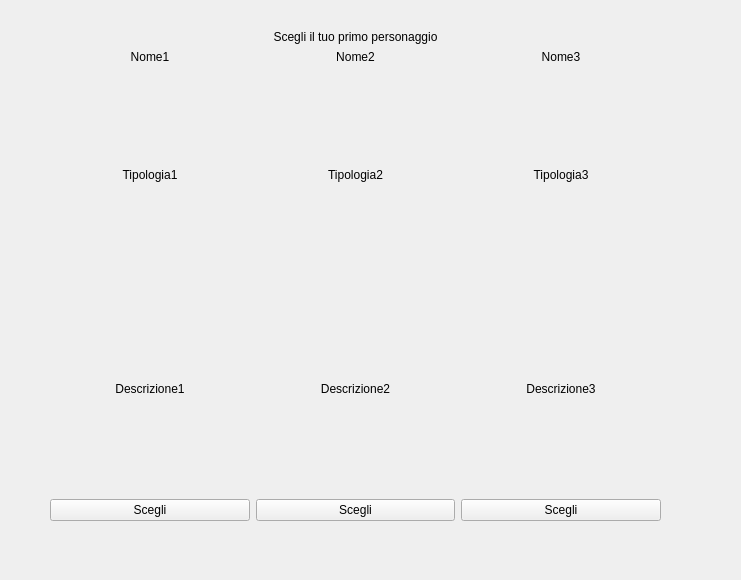
<?xml version="1.0" encoding="UTF-8"?>
<ui version="4.0">
 <class>chooseCharacter</class>
 <widget class="QWidget" name="chooseCharacter">
  <property name="windowModality">
   <enum>Qt::NonModal</enum>
  </property>
  <property name="geometry">
   <rect>
    <x>0</x>
    <y>0</y>
    <width>741</width>
    <height>580</height>
   </rect>
  </property>
  <property name="windowTitle">
   <string>Form</string>
  </property>
  <widget class="QWidget" name="gridLayoutWidget">
   <property name="geometry">
    <rect>
     <x>50</x>
     <y>30</y>
     <width>611</width>
     <height>531</height>
    </rect>
   </property>
   <layout class="QGridLayout" name="gridLayout">
    <item row="0" column="1">
     <layout class="QVBoxLayout" name="verticalLayout">
      <item>
       <widget class="QLabel" name="label">
        <property name="sizePolicy">
         <sizepolicy hsizetype="Preferred" vsizetype="Fixed">
          <horstretch>0</horstretch>
          <verstretch>0</verstretch>
         </sizepolicy>
        </property>
        <property name="text">
         <string>Scegli il tuo primo personaggio</string>
        </property>
        <property name="alignment">
         <set>Qt::AlignCenter</set>
        </property>
       </widget>
      </item>
      <item>
       <layout class="QHBoxLayout" name="horizontalLayout">
        <item>
         <layout class="QVBoxLayout" name="verticalLayout_2">
          <item>
           <widget class="QLabel" name="label_3">
            <property name="sizePolicy">
             <sizepolicy hsizetype="Preferred" vsizetype="Fixed">
              <horstretch>0</horstretch>
              <verstretch>0</verstretch>
             </sizepolicy>
            </property>
            <property name="text">
             <string>Nome1</string>
            </property>
            <property name="alignment">
             <set>Qt::AlignCenter</set>
            </property>
           </widget>
          </item>
          <item>
           <widget class="QLabel" name="label_8">
            <property name="text">
             <string>Tipologia1</string>
            </property>
            <property name="alignment">
             <set>Qt::AlignCenter</set>
            </property>
           </widget>
          </item>
          <item>
           <widget class="QLabel" name="label_5">
            <property name="text">
             <string>Descrizione1</string>
            </property>
            <property name="alignment">
             <set>Qt::AlignCenter</set>
            </property>
           </widget>
          </item>
          <item>
           <widget class="QPushButton" name="pushButton">
            <property name="text">
             <string>Scegli</string>
            </property>
           </widget>
          </item>
          <item>
           <spacer name="verticalSpacer">
            <property name="orientation">
             <enum>Qt::Vertical</enum>
            </property>
            <property name="sizeType">
             <enum>QSizePolicy::Fixed</enum>
            </property>
            <property name="sizeHint" stdset="0">
             <size>
              <width>20</width>
              <height>40</height>
             </size>
            </property>
           </spacer>
          </item>
         </layout>
        </item>
        <item>
         <layout class="QVBoxLayout" name="verticalLayout_3">
          <item>
           <widget class="QLabel" name="label_2">
            <property name="sizePolicy">
             <sizepolicy hsizetype="Preferred" vsizetype="Fixed">
              <horstretch>0</horstretch>
              <verstretch>0</verstretch>
             </sizepolicy>
            </property>
            <property name="text">
             <string>Nome2</string>
            </property>
            <property name="alignment">
             <set>Qt::AlignCenter</set>
            </property>
           </widget>
          </item>
          <item>
           <widget class="QLabel" name="label_9">
            <property name="text">
             <string>Tipologia2</string>
            </property>
            <property name="alignment">
             <set>Qt::AlignCenter</set>
            </property>
           </widget>
          </item>
          <item>
           <widget class="QLabel" name="label_6">
            <property name="text">
             <string>Descrizione2</string>
            </property>
            <property name="alignment">
             <set>Qt::AlignCenter</set>
            </property>
           </widget>
          </item>
          <item>
           <widget class="QPushButton" name="pushButton_2">
            <property name="text">
             <string>Scegli</string>
            </property>
           </widget>
          </item>
          <item>
           <spacer name="verticalSpacer_2">
            <property name="orientation">
             <enum>Qt::Vertical</enum>
            </property>
            <property name="sizeType">
             <enum>QSizePolicy::Fixed</enum>
            </property>
            <property name="sizeHint" stdset="0">
             <size>
              <width>20</width>
              <height>40</height>
             </size>
            </property>
           </spacer>
          </item>
         </layout>
        </item>
        <item>
         <layout class="QVBoxLayout" name="verticalLayout_4">
          <item>
           <widget class="QLabel" name="label_4">
            <property name="sizePolicy">
             <sizepolicy hsizetype="Preferred" vsizetype="Fixed">
              <horstretch>0</horstretch>
              <verstretch>0</verstretch>
             </sizepolicy>
            </property>
            <property name="text">
             <string>Nome3</string>
            </property>
            <property name="alignment">
             <set>Qt::AlignCenter</set>
            </property>
           </widget>
          </item>
          <item>
           <widget class="QLabel" name="label_10">
            <property name="text">
             <string>Tipologia3</string>
            </property>
            <property name="alignment">
             <set>Qt::AlignCenter</set>
            </property>
           </widget>
          </item>
          <item>
           <widget class="QLabel" name="label_7">
            <property name="text">
             <string>Descrizione3</string>
            </property>
            <property name="alignment">
             <set>Qt::AlignCenter</set>
            </property>
           </widget>
          </item>
          <item>
           <widget class="QPushButton" name="pushButton_3">
            <property name="text">
             <string>Scegli</string>
            </property>
           </widget>
          </item>
          <item>
           <spacer name="verticalSpacer_3">
            <property name="orientation">
             <enum>Qt::Vertical</enum>
            </property>
            <property name="sizeType">
             <enum>QSizePolicy::Fixed</enum>
            </property>
            <property name="sizeHint" stdset="0">
             <size>
              <width>20</width>
              <height>40</height>
             </size>
            </property>
           </spacer>
          </item>
         </layout>
        </item>
       </layout>
      </item>
     </layout>
    </item>
   </layout>
  </widget>
 </widget>
 <resources/>
 <connections/>
</ui>
